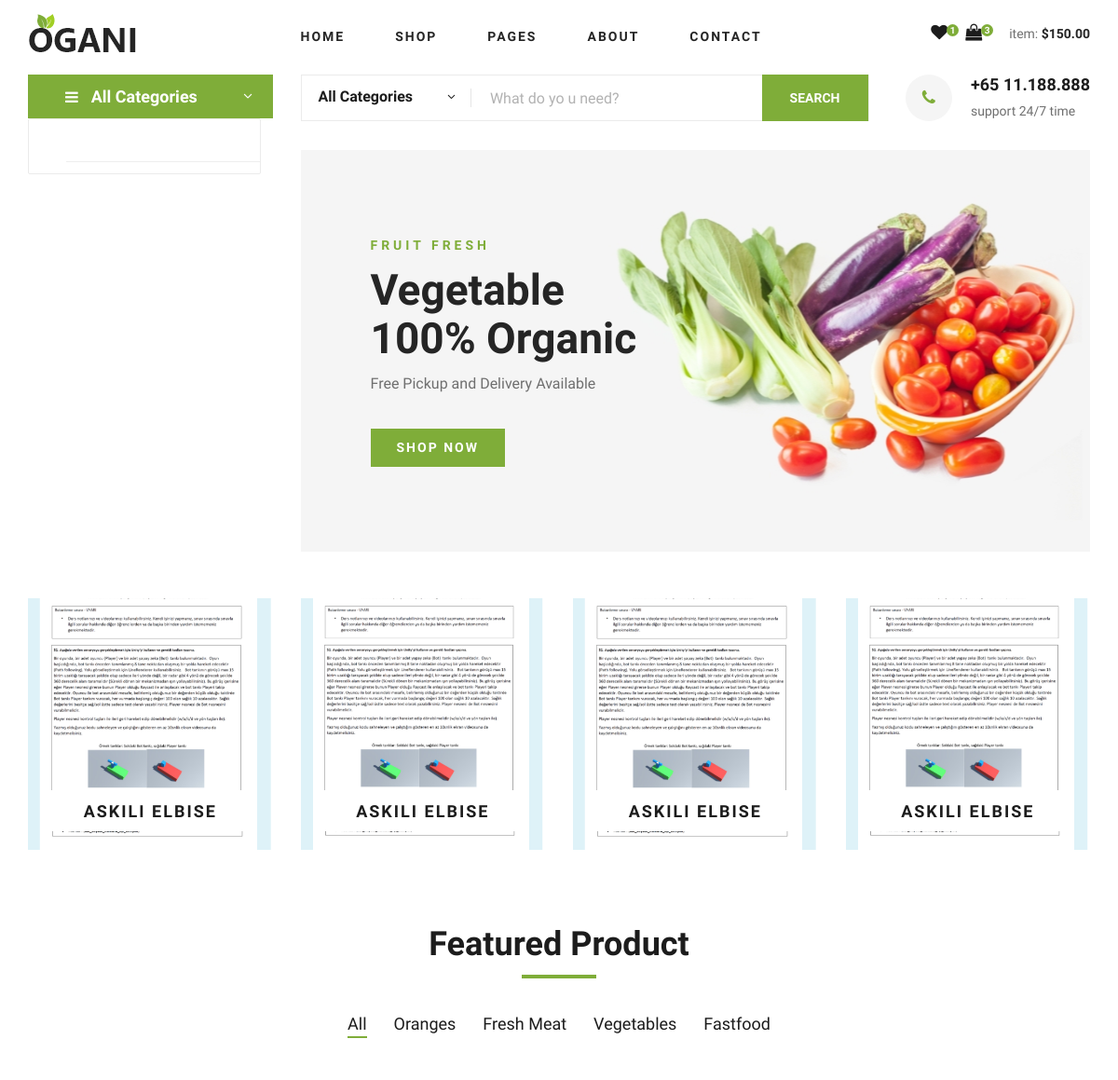
/ (upper part), run on an earlier commit of the app's database.
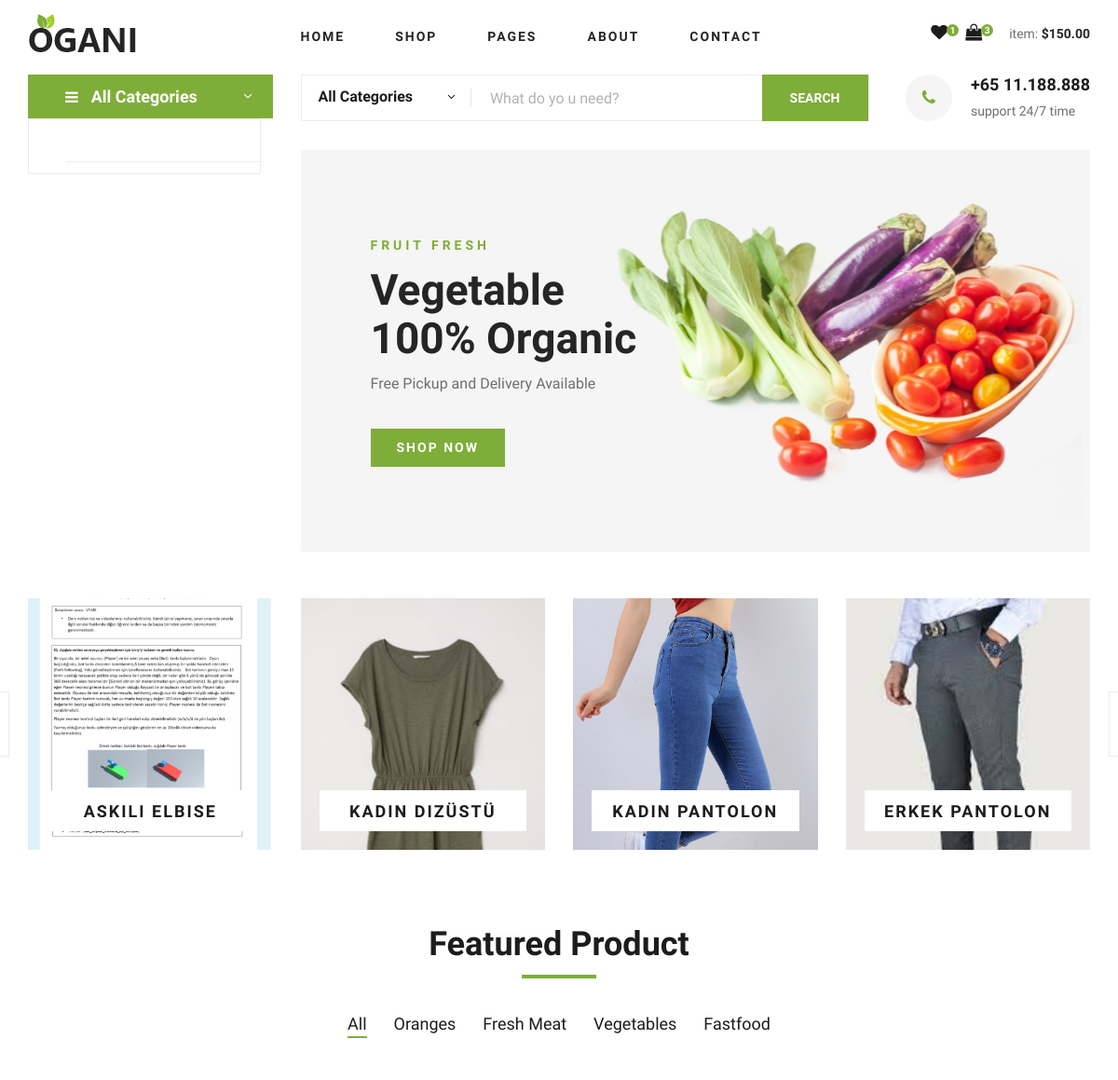
And on a later commit of the database.
### Produce/models.py (models this page shows, shortened)
class Produce(models.Model):
        STATUS = (
            ('True', 'Evet'),
            ('False', 'Hayır'),
        )
        category = models.ForeignKey(Category, on_delete=models.CASCADE)  # category tablosu ile ilişki
        title = models.CharField(blank=True, max_length=100)
        keywords = models.CharField(blank=True, max_length=255)
        description = models.CharField(blank=True, max_length=255)
        image = models.ImageField(blank=True, upload_to='images/')
        cost=models.FloatField()
        Quantity=models.IntegerField()
        slug=models.SlugField(blank=True, max_length=150)
        detail = RichTextUploadingField()
        status = models.CharField(max_length=10, choices=STATUS)
        created_at = models.DateTimeField(auto_now_add=True)
        updated_at = models.DateTimeField(auto_now=True)
        def image_tag(self):
            return  mark_safe('<img src ="{}" height="50"/>'.format(self.image.url))
        image_tag.short_description='Image'

### home/views.py (the view)
# urls.py: path('',views.index,name='index')
def index(request):
    setting=Setting.objects.get(pk=1)
    sliderdata=Produce.objects.all()[:5]
    category=Category.objects.all()
    context={'setting':setting,'page':'home',
             'sliderdata':sliderdata,'category':category}
    return render(request,'index.html',context)

### home/templates/index.html (shortened to what this page needs)
{% extends "homebase.html" %}
{% block slider %} {% include "slider.html" %}{% endblock %}
{% block content %}{% include "content.html" %} {% endblock %}

### home/templates/slider.html
{% load static %}
<section class="categories">
        <div class="container">
            <div class="row">
                <div class="categories__slider owl-carousel">
                    {% for rs in sliderdata %}
                    <div class="col-lg-3">
                        <div class="categories__item set-bg" data-setbg="{{  rs.image.url }}">
                            <h5><a href="/produce/{{ rs.id }}/{{ rs.slug }}">{{ rs.title }}</a></h5>
                        </div>
                    </div>
                    {% endfor %}
                </div>
            </div>
        </div>
    </section>

What changed in the data, as far as the page shows it:
added Produce: shows a picture, title "KADIN DIZÜSTÜ"
added Produce: shows a picture, title "KADIN PANTOLON"
added Produce: shows a picture, title "ERKEK PANTOLON"
